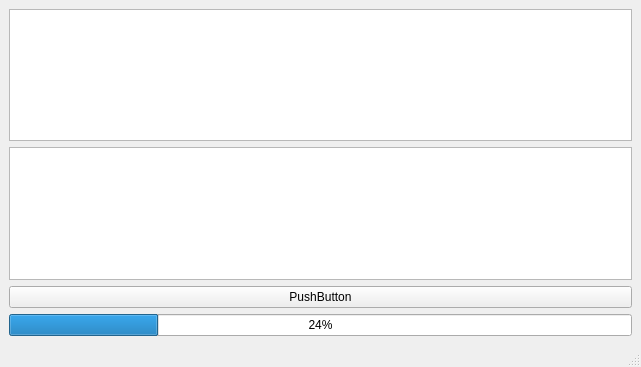
<?xml version="1.0" encoding="UTF-8"?>
<ui version="4.0">
 <class>my_general_window</class>
 <widget class="QMainWindow" name="my_general_window">
  <property name="geometry">
   <rect>
    <x>0</x>
    <y>0</y>
    <width>641</width>
    <height>367</height>
   </rect>
  </property>
  <property name="windowTitle">
   <string>my_general_window</string>
  </property>
  <widget class="QWidget" name="centralwidget">
   <layout class="QVBoxLayout" name="verticalLayout">
    <item>
     <widget class="QGraphicsView" name="graphicsView"/>
    </item>
    <item>
     <widget class="QTextEdit" name="textEdit"/>
    </item>
    <item>
     <widget class="QPushButton" name="pushButton">
      <property name="text">
       <string>PushButton</string>
      </property>
     </widget>
    </item>
    <item>
     <widget class="QProgressBar" name="progressBar">
      <property name="value">
       <number>24</number>
      </property>
     </widget>
    </item>
   </layout>
  </widget>
  <widget class="QMenuBar" name="menubar">
   <property name="geometry">
    <rect>
     <x>0</x>
     <y>0</y>
     <width>641</width>
     <height>19</height>
    </rect>
   </property>
  </widget>
  <widget class="QStatusBar" name="statusbar"/>
 </widget>
 <resources/>
 <connections/>
</ui>
